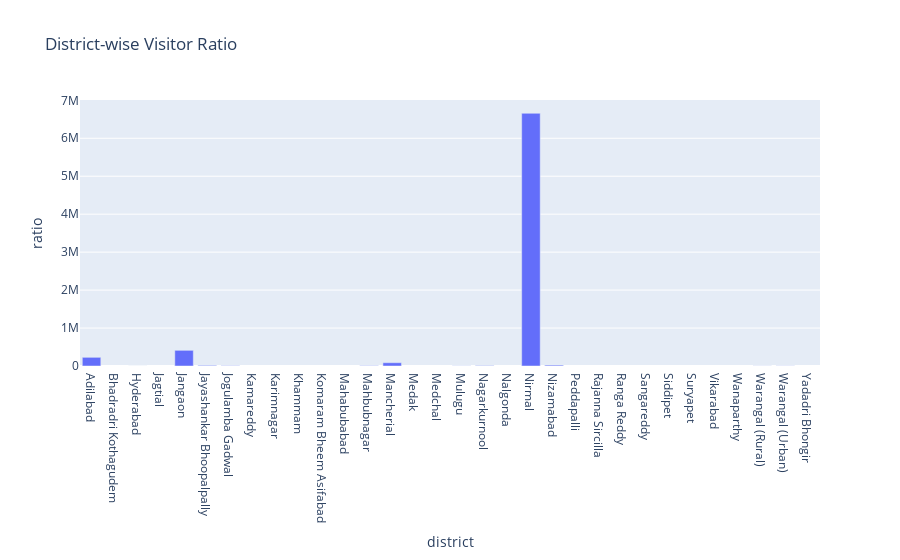

Write notebook code for a chart like this one.
### Code cell
fig = px.bar(df_merged, x='district', y='ratio', title='District-wise Visitor Ratio')
fig.show()

### Figure 1 — Plotly figure (JSON) as saved in the notebook; plotly's stock layout.template omitted (floating-point values rounded to 4 significant figures)
{"data": [{"alignmentgroup": "True", "hovertemplate": "district=%{x}<br>ratio=%{y}<extra></extra>", "legendgroup": "", "marker": {"color": "#636efa", "pattern": {"shape": ""}}, "name": "", "offsetgroup": "", "orientation": "v", "showlegend": false, "textposition": "auto", "type": "bar", "x": ["Adilabad", "Bhadradri Kothagudem ", "Hyderabad", "Jagtial ", "Jangaon ", "Jayashankar Bhoopalpally", "Jogulamba Gadwal ", "Kamareddy ", "Karimnagar ", "Khammam", "Komaram Bheem Asifabad", "Mahabubabad ", "Mahbubnagar", "Mancherial", "Medak ", "Medchal ", "Mulugu", "Nagarkurnool ", "Nalgonda", "Nirmal", "Nizamabad", "Peddapalli", "Rajanna Sircilla ", "Ranga Reddy", "Sangareddy ", "Siddipet", "Suryapet", "Vikarabad", "Wanaparthy ", "Warangal (Rural)", "Warangal (Urban)", "Yadadri Bhongir"], "xaxis": "x", "y": [228800.0, null, 80.3, null, 413140, 15680.0, 7210.0, null, null, null, null, null, 7529.0, 86720.0, null, null, 3165.0, 9756.0, null, 6657898, 23230.0, null, null, null, null, null, null, null, null, 2677, 3483.0, null], "yaxis": "y"}], "layout": {"barmode": "relative", "legend": {"tracegroupgap": 0}, "title": {"text": "District-wise Visitor Ratio"}, "xaxis": {"anchor": "y", "domain": [0, 1], "title": {"text": "district"}}, "yaxis": {"anchor": "x", "domain": [0, 1], "title": {"text": "ratio"}}}}
